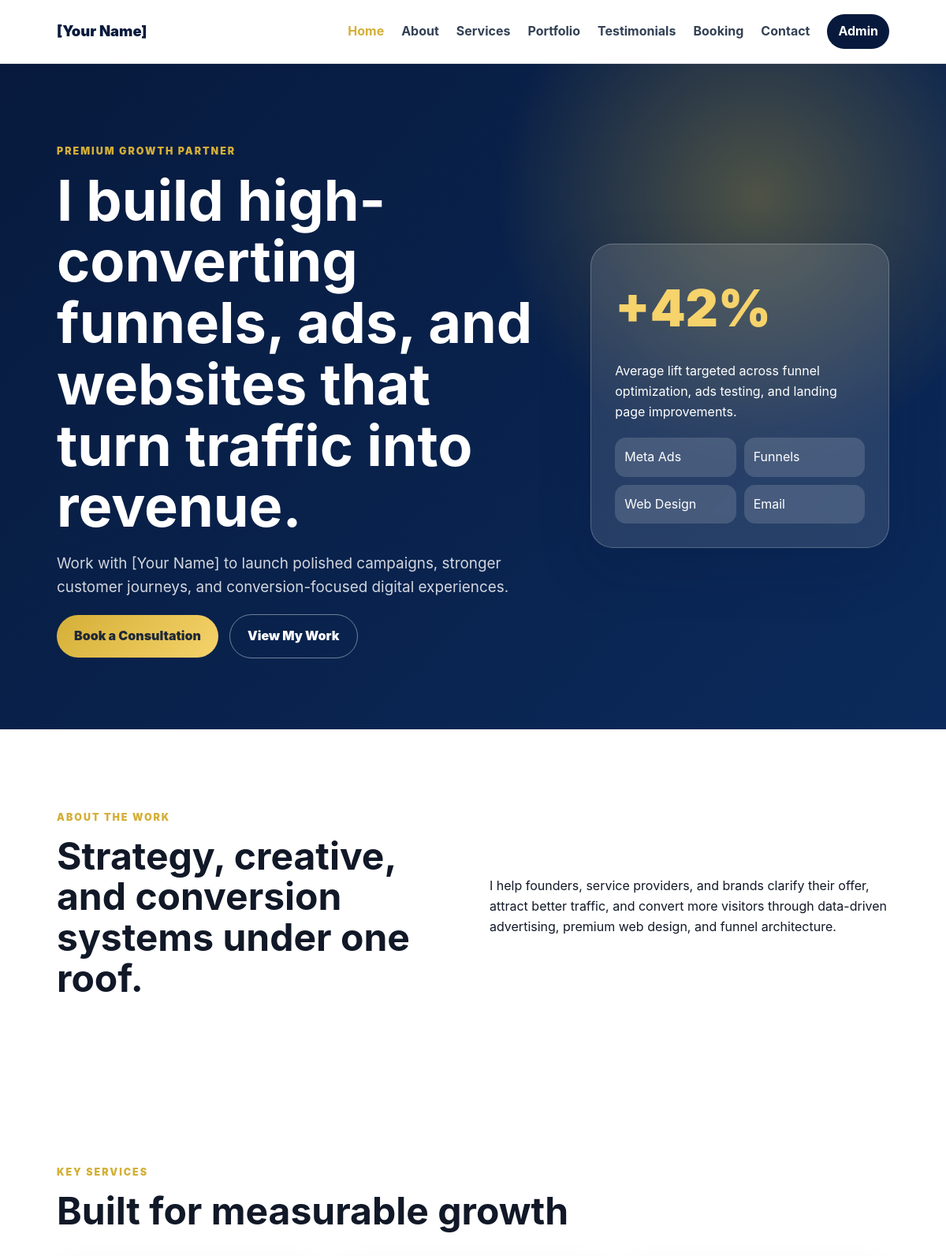
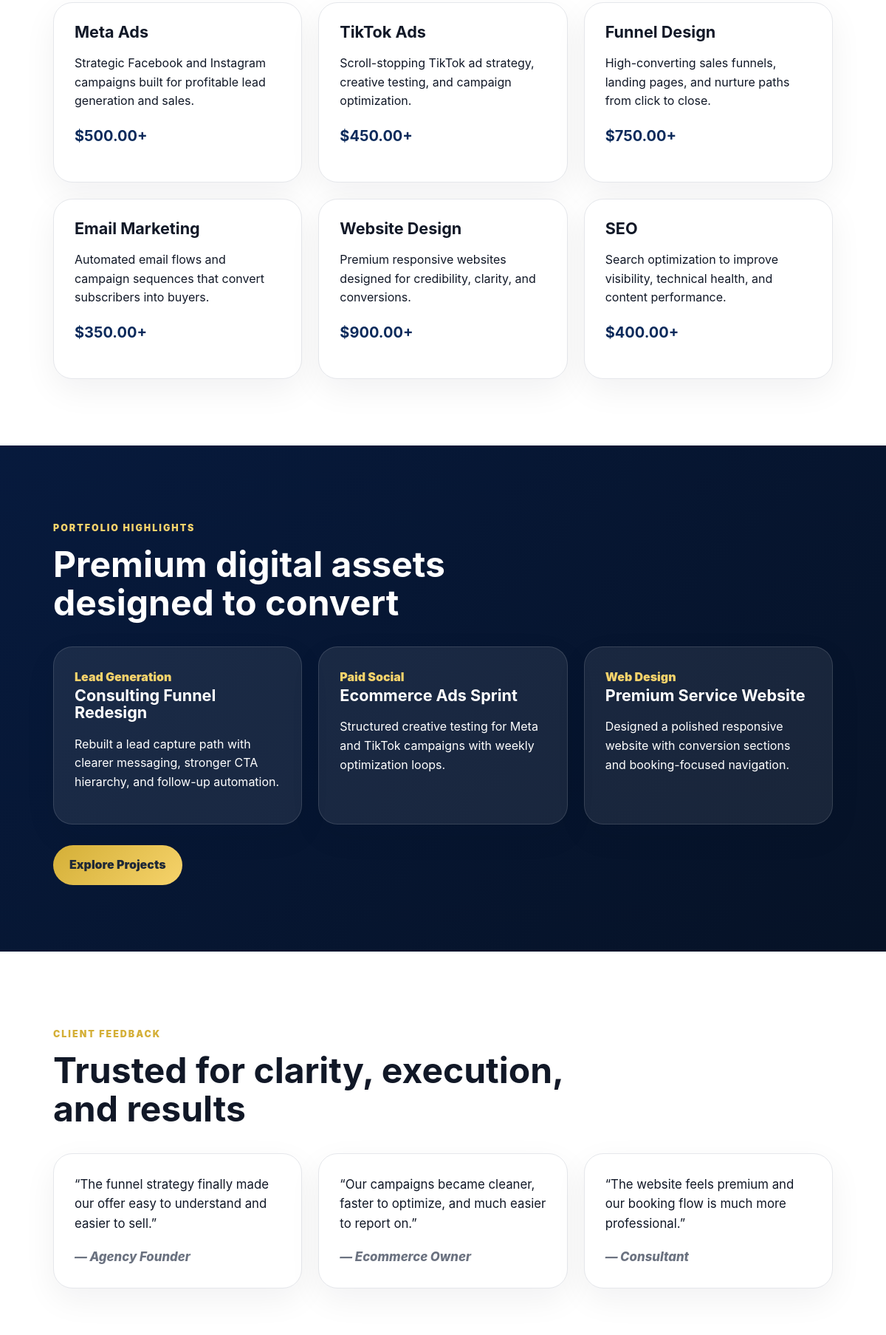
The page / (upper part) on the database its author committed (2 pictures, top to bottom).
### tables this page shows
CREATE TABLE IF NOT EXISTS services (
    id INT AUTO_INCREMENT PRIMARY KEY,
    name VARCHAR(120) NOT NULL,
    slug VARCHAR(140) NOT NULL UNIQUE,
    description TEXT NOT NULL,
    price DECIMAL(10,2) NOT NULL DEFAULT 0.00,
    is_active TINYINT(1) NOT NULL DEFAULT 1,
    created_at TIMESTAMP DEFAULT CURRENT_TIMESTAMP,
    updated_at TIMESTAMP DEFAULT CURRENT_TIMESTAMP ON UPDATE CURRENT_TIMESTAMP
);

### config/app.php (called while the page is built)
<?php
return [
    'brand_name' => '[Your Name]',
    'profession' => 'Digital Marketer / Funnel Designer / Ads Specialist / Web Designer',
    'email' => 'hello@example.com',
    'phone' => '+1 (555) 000-0000',
    'location' => 'Available worldwide',
    'currency' => '$',
    'base_url' => '',
    'admin_email' => 'admin@example.com',
    'admin_password_hash' => '$2y$12$1mJJ7KdgLoQ.VvU2SJCUP.kcXR.QVqdtdnbvCAVNqlZcXQKX9YMdS',
];

### includes/functions.php (called while the page is built, shortened)
<?php
$app = require __DIR__ . '/../config/app.php';
function app_config(?string $key = null, mixed $default = null): mixed
{
    global $app;
    return $key === null ? $app : ($app[$key] ?? $default);
}
function e(?string $value): string
{
    return htmlspecialchars((string) $value, ENT_QUOTES, 'UTF-8');
}
function money(float|string|null $amount): string
{
    return app_config('currency', '$') . number_format((float) $amount, 2);
}
function get_services(bool $activeOnly = true): array
{
    require_once __DIR__ . '/../config/database.php';
    try {
        $sql = 'SELECT * FROM services' . ($activeOnly ? ' WHERE is_active = 1' : '') . ' ORDER BY id ASC';
        return db()->query($sql)->fetchAll();
    } catch (Throwable $exception) {
        return fallback_services();
    }
}

### config/database.php (called while the page is built, shortened)
<?php
$databaseConfig = [
    'host' => 'localhost',
    'database' => 'portfolio_db',
    'username' => 'portfolio_user',
    'password' => 'change_this_password',
    'charset' => 'utf8mb4',
];
function db(): PDO
{
    global $databaseConfig;
    $dsn = sprintf(
        'mysql:host=%s;dbname=%s;charset=%s',
        $databaseConfig['host'],
        $databaseConfig['database'],
        $databaseConfig['charset']
    );
    $pdo = new PDO($dsn, $databaseConfig['username'], $databaseConfig['password'], [
        PDO::ATTR_ERRMODE => PDO::ERRMODE_EXCEPTION,
        PDO::ATTR_DEFAULT_FETCH_MODE => PDO::FETCH_ASSOC,
        PDO::ATTR_EMULATE_PREPARES => false,
    ]);
    return $pdo;
}

### index.php (the view, shortened to what this page needs)
<?php $pageTitle = 'Home'; require __DIR__ . '/includes/header.php'; $services = array_slice(get_services(), 0, 6); ?>
<section class="hero">
    <div class="hero-content">
        <p class="eyebrow">Premium Growth Partner</p>
        <h1>I build high-converting funnels, ads, and websites that turn traffic into revenue.</h1>
        <p class="hero-copy">Work with <?= e(app_config('brand_name')) ?> to launch polished campaigns, stronger customer journeys, and conversion-focused digital experiences.</p>
        <div class="hero-actions">
            <a class="btn btn-gold" href="booking.php">Book a Consultation</a>
            <a class="btn btn-outline" href="portfolio.php">View My Work</a>
        </div>
    </div>
    <div class="hero-card glass-card">
        <span class="metric">+42%</span>
        <p>Average lift targeted across funnel optimization, ads testing, and landing page improvements.</p>
        <div class="mini-grid">
            <span>Meta Ads</span><span>Funnels</span><span>Web Design</span><span>Email</span>
        </div>
    </div>
</section>
<section class="section intro split">
    <div>
        <p class="eyebrow">About the work</p>
        <h2>Strategy, creative, and conversion systems under one roof.</h2>
    </div>
    <p>I help founders, service providers, and brands clarify their offer, attract better traffic, and convert more visitors through data-driven advertising, premium web design, and funnel architecture.</p>
</section>
<section class="section">
    <div class="section-heading">
        <p class="eyebrow">Key services</p>
        <h2>Built for measurable growth</h2>
    </div>
    <div class="card-grid">
        <?php foreach ($services as $service): ?>
            <article class="service-card">
                <h3><?= e($service['name']) ?></h3>
                <p><?= e($service['description']) ?></p>
                <strong><?= money($service['price']) ?>+</strong>
            </article>
        <?php endforeach; ?>
    </div>
</section>
<section class="section dark-section">
    <div class="section-heading">
        <p class="eyebrow">Portfolio highlights</p>
        <h2>Premium digital assets designed to convert</h2>
    </div>
    <div class="portfolio-grid">
        <article><span>Lead Generation</span><h3>Consulting Funnel Redesign</h3><p>Rebuilt a lead capture path with clearer messaging, stronger CTA hierarchy, and follow-up automation.</p></article>
        <article><span>Paid Social</span><h3>Ecommerce Ads Sprint</h3><p>Structured creative testing for Meta and TikTok campaigns with weekly optimization loops.</p></article>
        <article><span>Web Design</span><h3>Premium Service Website</h3><p>Designed a polished responsive website with conversion sections and booking-focused navigation.</p></article>
    </div>
    <a class="btn btn-gold" href="portfolio.php">Explore Projects</a>
</section>
<section class="section testimonials-preview">
    <div class="section-heading">
        <p class="eyebrow">Client feedback</p>
        <h2>Trusted for clarity, execution, and results</h2>
    </div>
    <div class="card-grid three">
        <blockquote>“The funnel strategy finally made our offer easy to understand and easier to sell.”<cite>— Agency Founder</cite></blockquote>
        <blockquote>“Our campaigns became cleaner, faster to optimize, and much easier to report on.”<cite>— Ecommerce Owner</cite></blockquote>
        <blockquote>“The website feels premium and our booking flow is much more professional.”<cite>— Consultant</cite></blockquote>
    </div>
</section>
<?php require __DIR__ . '/includes/footer.php'; ?>

### assets/css/style.css (style rules this page uses)
:root { --navy:#071a3d;--blue:#0b2a5b;--gold:#d4af37;--gold-soft:#f6d36b;--white:#fff;--light:#f5f7fb;--text:#111827;--muted:#6b7280;--line:#e5e7eb;--shadow:0 24px 70px rgba(7,26,61,.16) }
* { box-sizing:border-box }
body { margin:0;font-family:Inter,Arial,sans-serif;color:var(--text);background:var(--white);line-height:1.6 }
a { color:inherit;text-decoration:none }
.hero { display:grid;grid-template-columns:1.25fr .75fr;gap:46px;align-items:center;min-height:720px;padding:90px 6%;color:white;background:radial-gradient(circle at 80% 20%,rgba(212,175,55,.34),transparent 28%),linear-gradient(135deg,var(--navy),var(--blue)) }
.eyebrow { text-transform:uppercase;letter-spacing:.16em;font-size:.78rem;font-weight:900;color:var(--gold) }
h1,h2,h3 { line-height:1.08;margin:0 0 18px }
h1 { font-size:clamp(2.5rem,6vw,5.7rem) }
h2 { font-size:clamp(2rem,4vw,3.4rem) }
h3 { font-size:1.35rem }
.hero-copy,.page-hero p { font-size:1.18rem;color:rgba(255,255,255,.82);max-width:720px }
.hero-actions,.form-footer { display:flex;gap:14px;flex-wrap:wrap;align-items:center }
.btn { display:inline-flex;align-items:center;justify-content:center;padding:14px 22px;border-radius:999px;font-weight:900;border:0;cursor:pointer }
.btn-gold { background:linear-gradient(135deg,var(--gold),var(--gold-soft));color:#1f2937 }
.btn-outline { border:1px solid rgba(255,255,255,.42);color:white }
.glass-card { padding:30px;border:1px solid rgba(255,255,255,.22);border-radius:28px;background:rgba(255,255,255,.12);box-shadow:var(--shadow);backdrop-filter:blur(18px) }
.metric { display:block;font-size:4rem;font-weight:900;color:var(--gold-soft) }
.mini-grid { display:grid;grid-template-columns:repeat(2,1fr);gap:10px;margin-top:20px }
.mini-grid span { padding:12px;border-radius:14px;background:rgba(255,255,255,.14) }
.section { padding:90px 6% }
.split { display:grid;grid-template-columns:1fr 1fr;gap:42px;align-items:center }
.section-heading { max-width:760px;margin-bottom:34px }
.card-grid { display:grid;grid-template-columns:repeat(3,minmax(0,1fr));gap:22px }
.card-grid.three { grid-template-columns:repeat(3,1fr) }
.service-card,blockquote,.contact-card,.portfolio-grid article { padding:28px;border:1px solid var(--line);border-radius:26px;background:white;box-shadow:0 15px 45px rgba(17,24,39,.06) }
.service-card strong { display:block;margin:18px 0;color:var(--blue);font-size:1.25rem }
.dark-section { color:white;background:linear-gradient(135deg,var(--navy),#061226) }
.dark-section .eyebrow { color:var(--gold-soft) }
.portfolio-grid { display:grid;grid-template-columns:repeat(3,1fr);gap:22px;margin-bottom:28px }
.portfolio-grid article { background:rgba(255,255,255,.08);border-color:rgba(255,255,255,.13);color:white }
.portfolio-grid span { color:var(--gold-soft);font-weight:900 }
blockquote { margin:0;font-size:1.05rem }
cite { display:block;margin-top:18px;color:var(--muted);font-weight:800 }

### rows shown on the page
services: name "Meta Ads", description "Strategic Facebook and Instagram campaigns built for profitable lead generation and sales.", price "$500.00"
services: name "TikTok Ads", description "Scroll-stopping TikTok ad strategy, creative testing, and campaign optimization.", price "$450.00"
services: name "Funnel Design", description "High-converting sales funnels, landing pages, and nurture paths from click to close.", price "$750.00"
services: name "Email Marketing", description "Automated email flows and campaign sequences that convert subscribers into buyers.", price "$350.00"
services: name "Website Design", description "Premium responsive websites designed for credibility, clarity, and conversions.", price "$900.00"
services: name "SEO", description "Search optimization to improve visibility, technical health, and content performance.", price "$400.00"

### other values the page prints
app_config('brand_name') "[Your Name]"
